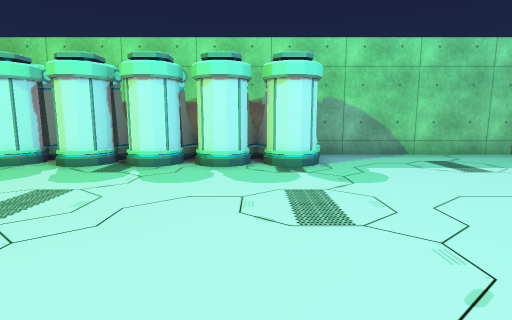
View 1 (above)

20 first-person views from a walk through a 3-D level made in the Unity game engine. The camera is 1.3 m above the floor, tilts 8° down and sees 80° across. The floor is counted in squares, 1 m on a side. Each view is taken from the middle of a square. On the plan, view 1 faces up. The plan holds only what a view shows up to about 14 squares ahead; the rest is blank. The place goes on beyond the plan. The player is left out. Some surface patterns are stand-ins.

View 2
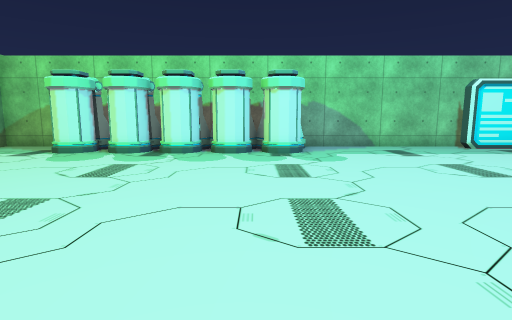

View 3
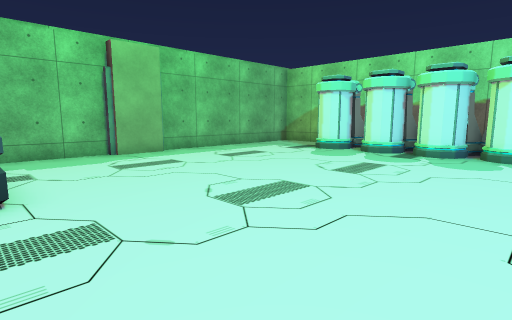

View 4
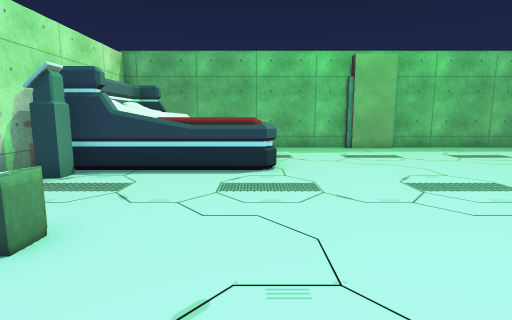

View 5
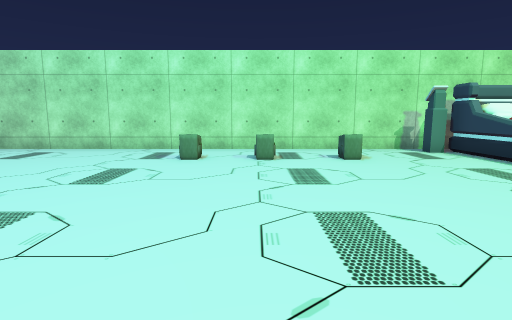

View 6
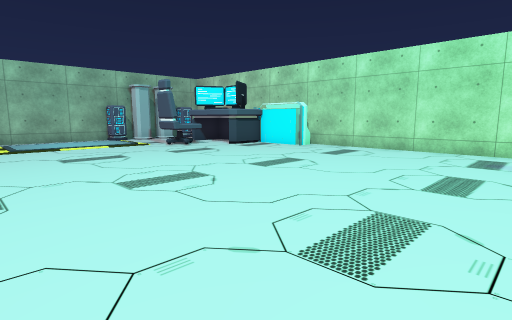

View 7
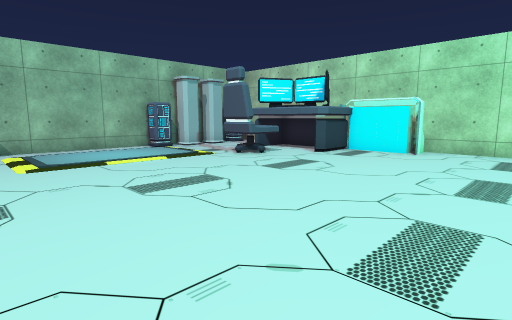

View 8
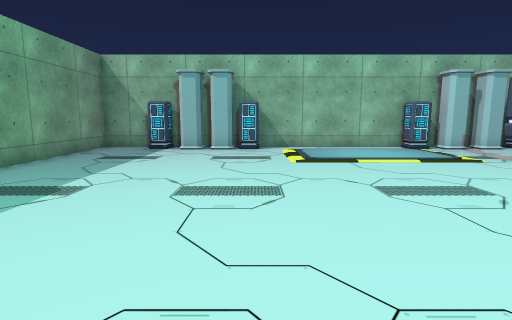

View 9
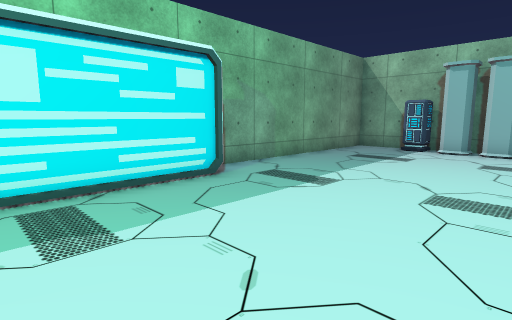

View 10
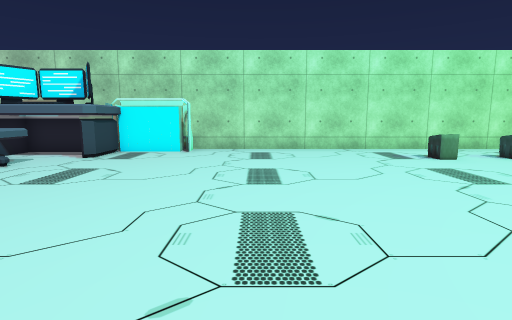

View 11
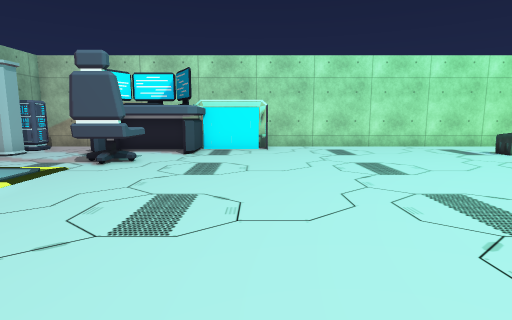

View 12
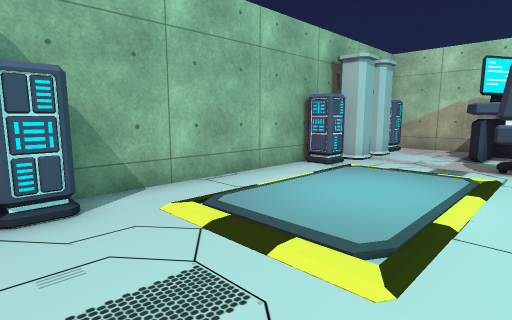

View 13
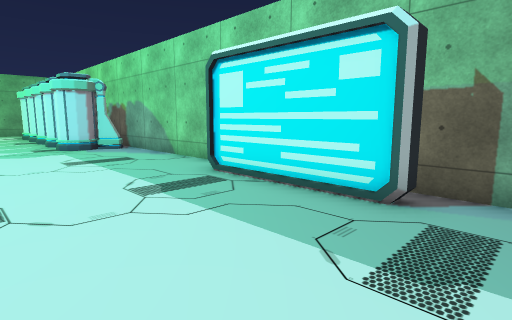

View 14
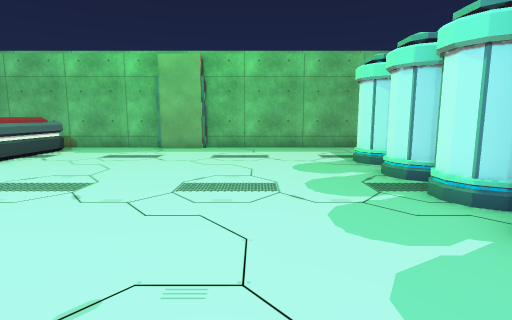

View 15
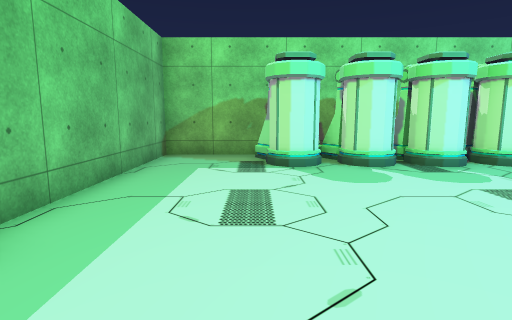

View 16
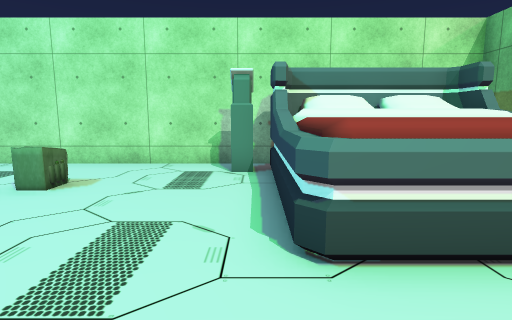

View 17
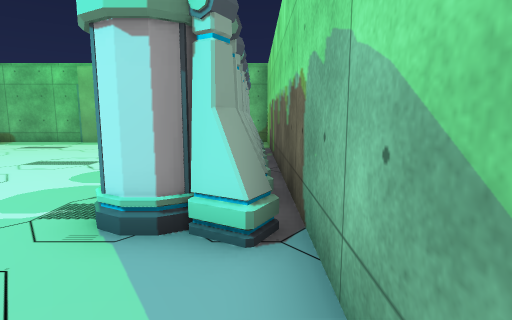

View 18
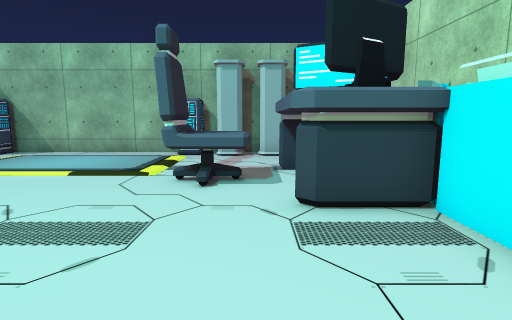

View 19
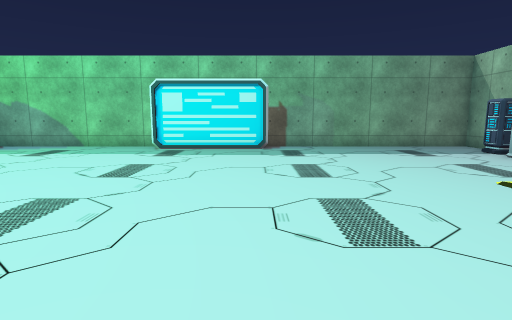

View 20
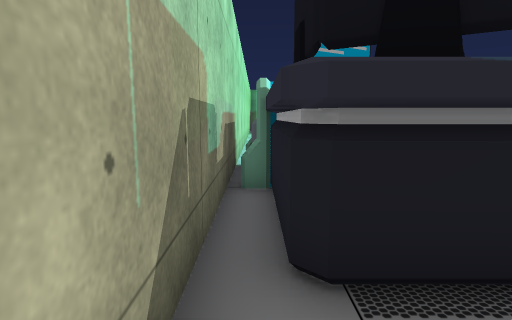

### Floor plan
Points are (right, up) in squares from view 1. A wall is a line through its corners. A room is listed if a view was taken in it or the views show most of it. See-through windows are left out.
Room 1 (views 1, 2, 3, 4, 5, 6, 7, 8, 9, 10, 11, 12, 13, 14, 15, 16, 17, 18, 19, 20)
walls: (9.1, 10.6) (-11.1, 10.6) (-11.1, 2.8); (13.5, 10) (13.5, 9.6) (8.7, 9.6) (8.7, 10); (-6.1, -8.5) (22.2, -8.5); (22.4, -2.5) (22.4, 3.6); (-10.8, 2.9) (-10.8, 0.8); (-11.1, 0.9) (-11.1, -7.9); (22.4, 5.9) (22.4, 6.4); (22.4, -5.5) (22.4, -4.5); (22.4, 8.6) (22.4, 10.6) (13.2, 10.6)
objects: bed (-10, -8) to (-5, -3); other object (-8, 8) to (-6, 10); other object (-5, 8) to (-4, 10); other object (-3, 8) to (-2, 10); other object (-1, -6); other object (-1, 8) to (0, 10); other object (1, 8) to (2, 10); other object (2, -6); other object (4, -6); other object (13, -8) to (15, -7); other object (15, -8) to (19, -6); other object (17, -5) to (18, -3); other object (22, -7); pillar (22, -6); pillar (22, -4); other object (22, -3); other object (22, 4); pillar (22, 5); pillar (22, 7); other object (22, 8)

Where each view was taken, in squares from view 1:
view 1: 0 up, 0 right, facing up
view 2: 3 down, 0 right, facing up
view 3: 3 down, 0 right, facing up-left
view 4: 3 down, 2 right, facing left
view 5: 4 up, 2 right, facing down
view 6: 4 up, 4 right, facing down-right
view 7: 4 up, 9 right, facing down-right
view 8: 4 up, 9 right, facing right
view 9: 4 up, 9 right, facing up-right
view 10: 4 up, 10 right, facing down
view 11: 5 up, 13 right, facing down
view 12: 5 up, 17 right, facing down-right
view 13: 5 up, 15 right, facing up-left
view 14: 5 up, 2 right, facing left
view 15: 0 up, 8 left, facing up
view 16: 0 up, 5 left, facing down
view 17: 10 up, 5 right, facing left
view 18: 5 down, 11 right, facing right
view 19: 3 down, 13 right, facing up
view 20: 8 down, 21 right, facing left
